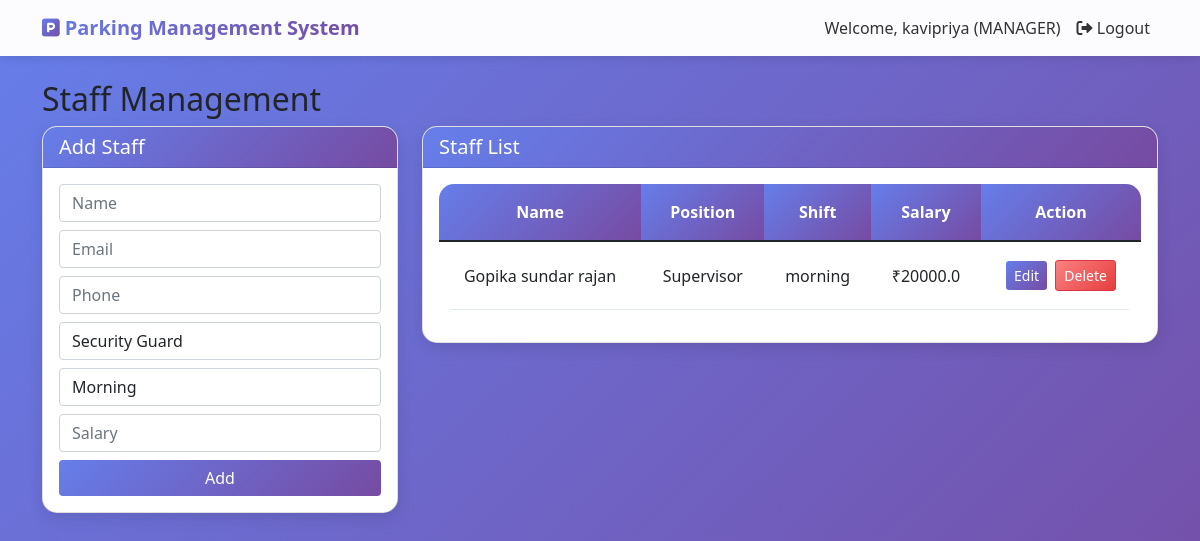
Screenshot of /manager/manage_staff (signed in) with the database file from the repository.
### models.py (models this page shows)
class User(UserMixin, db.Model):
    id = db.Column(db.Integer, primary_key=True)
    name = db.Column(db.String(100), nullable=False)
    email = db.Column(db.String(100), unique=True, nullable=False)
    phone = db.Column(db.String(15), nullable=False)
    password = db.Column(db.String(200), nullable=False)
    vehicle_number = db.Column(db.String(20), nullable=True)
    role = db.Column(db.String(30), default='user')
    created_at = db.Column(db.DateTime, default=datetime.utcnow)
    bookings = db.relationship('Booking', backref='user', lazy=True)
    manager_application = db.relationship('ManagerApplication', backref='user', uselist=False)

class Staff(db.Model):
    id = db.Column(db.Integer, primary_key=True)
    name = db.Column(db.String(100), nullable=False)
    email = db.Column(db.String(100), unique=True, nullable=False)
    phone = db.Column(db.String(15), nullable=False)
    position = db.Column(db.String(50), nullable=False)
    shift = db.Column(db.String(20), nullable=False)
    salary = db.Column(db.Float, nullable=False)
    joining_date = db.Column(db.DateTime, default=datetime.utcnow)
    status = db.Column(db.String(20), default='active')

### app.py (the view)
@app.route('/manager/manage_staff')
@login_required
def manage_staff():
    if current_user.role != 'manager':
        flash('Access denied!', 'danger')
        return redirect(url_for('user_dashboard'))
    staff_members = Staff.query.all()
    return render_template('manager/manage_staff.html', staff_members=staff_members)

### app.py (called while the page is built)
@login_manager.user_loader
def load_user(user_id):
    return User.query.get(int(user_id))

@app.context_processor
def utility_processor():
    return {'now': datetime.now}

### templates/manager/manage_staff.html
{% extends "base.html" %}
{% block content %}
<h2>Staff Management</h2>
<div class="row">
    <div class="col-md-4">
        <div class="card">
            <div class="card-header">
                <h5>Add Staff</h5>
            </div>
            <div class="card-body">
                <form method="POST" action="{{ url_for('add_staff') }}">
                    <div class="mb-2"><input type="text" name="name" placeholder="Name" class="form-control" required></div>
                    <div class="mb-2"><input type="email" name="email" placeholder="Email" class="form-control" required></div>
                    <div class="mb-2"><input type="tel" name="phone" placeholder="Phone" class="form-control" required></div>
                    <div class="mb-2">
                        <select name="position" class="form-control">
                            <option>Security Guard</option><option>Supervisor</option><option>Cleaner</option>
                        </select>
                    </div>
                    <div class="mb-2">
                        <select name="shift" class="form-control">
                            <option value="morning">Morning</option><option value="evening">Evening</option><option value="night">Night</option>
                        </select>
                    </div>
                    <div class="mb-2"><input type="number" name="salary" placeholder="Salary" class="form-control" required></div>
                    <button type="submit" class="btn btn-primary w-100">Add</button>
                </form>
            </div>
        </div>
    </div>
    <div class="col-md-8">
        <div class="card">
            <div class="card-header">
                <h5>Staff List</h5>
            </div>
            <div class="card-body">
                <table class="table">
                    <thead>
                        <tr>
                            <th>Name</th>
                            <th>Position</th>
                            <th>Shift</th>
                            <th>Salary</th>
                            <th>Action</th>
                        </tr>
                    </thead>
                    <tbody>
                        {% for staff in staff_members %}
                        <tr>
                            <td>{{ staff.name }}</td>
                            <td>{{ staff.position }}</td>
                            <td>{{ staff.shift }}</td>
                            <td>₹{{ staff.salary }}</td>
                            <td>
                                <a href="{{ url_for('edit_staff', staff_id=staff.id) }}"
                                   class="btn btn-primary btn-sm">Edit</a>
                                <a href="{{ url_for('delete_staff', staff_id=staff.id) }}"
                                   class="btn btn-danger btn-sm"
                                   onclick="return confirm('Delete this staff member?')">Delete</a>
                            </td>
                        </tr>
                        {% endfor %}
                    </tbody>
                </table>
            </div>
        </div>
    </div>
</div>
{% endblock %}

### templates/base.html (shortened to what this page needs)
<!DOCTYPE html>
<html lang="en">
<head>
    <link rel="stylesheet" href="{{ url_for('static', filename='css/style.css') }}">
    <link rel="stylesheet" href="https://cdnjs.cloudflare.com/ajax/libs/font-awesome/6.0.0/css/all.min.css">   <link href="https://cdn.jsdelivr.net/npm/bootstrap@5.1.3/dist/css/bootstrap.min.css" rel="stylesheet">
    <link rel="stylesheet" href="https://cdnjs.cloudflare.com/ajax/libs/font-awesome/6.0.0/css/all.min.css">
</head>
<body>
    <nav class="navbar navbar-expand-lg navbar-light">
        <div class="container">
            <a class="navbar-brand" href="/">
                <i class="fas fa-parking"></i> Parking Management System
            </a>
            <div class="collapse navbar-collapse" id="navbarNav">
                <ul class="navbar-nav ms-auto">
                    {% if current_user.is_authenticated %}
                        <li class="nav-item">
                            <span class="nav-link">Welcome, {{ current_user.name }} ({{ current_user.role|upper }})</span>
                        </li>
                        <li class="nav-item">
                            <a class="nav-link" href="{{ url_for('logout') }}">
                                <i class="fas fa-sign-out-alt"></i> Logout
                            </a>
                        </li>
                    {% endif %}
                </ul>
            </div>
        </div>
    </nav>
    <div class="container mt-4">
        {% block content %}{% endblock %}
    </div>
</body>
</html>

### static/css/style.css (style rules this page uses)
* { margin: 0; padding: 0; box-sizing: border-box; }
body { font-family: 'Poppins', 'Segoe UI', Tahoma, Geneva, Verdana, sans-serif; background: linear-gradient(135deg, #667eea 0%, #764ba2 100%); min-height: 100vh; overflow-x: hidden; }
.navbar { background: rgba(255, 255, 255, 0.98) !important; box-shadow: 0 2px 20px rgba(0, 0, 0, 0.1); backdrop-filter: blur(10px); padding: 1rem 0; }
.navbar-brand { font-size: 1.5rem; font-weight: bold; background: linear-gradient(135deg, #667eea 0%, #764ba2 100%); -webkit-background-clip: text; background-clip: text; color: transparent !important; transition: all 0.3s ease; }
.navbar-brand i { background: linear-gradient(135deg, #667eea 0%, #764ba2 100%); -webkit-background-clip: text; background-clip: text; color: transparent; }
.nav-link { color: #333 !important; font-weight: 500; transition: all 0.3s ease; position: relative; }
.nav-link::after { content: ''; position: absolute; width: 0; height: 2px; background: linear-gradient(135deg, #667eea 0%, #764ba2 100%); bottom: 0; left: 50%; transition: all 0.3s ease; }
.card { border: none; border-radius: 20px; box-shadow: 0 10px 40px rgba(0, 0, 0, 0.1); transition: all 0.3s ease; overflow: hidden; background: white; }
.card-header { background: linear-gradient(135deg, #667eea 0%, #764ba2 100%); color: white; border: none; padding: 1rem 1.5rem; font-weight: 600; }
.card-header h5, .card-header h3 { margin: 0; color: white; }
.card-body { padding: 1.5rem; }
.btn { border-radius: 50px; padding: 0.6rem 1.5rem; font-weight: 600; transition: all 0.3s ease; position: relative; overflow: hidden; }
.btn::before { content: ''; position: absolute; top: 50%; left: 50%; width: 0; height: 0; border-radius: 50%; background: rgba(255, 255, 255, 0.3); transform: translate(-50%, -50%); transition: width 0.6s, height 0.6s; }
.btn-primary { background: linear-gradient(135deg, #667eea 0%, #764ba2 100%); border: none; color: white; }
.btn-danger { background: linear-gradient(135deg, #fc8181 0%, #e53e3e 100%); border: none; }
.form-control, .form-select { border-radius: 10px; border: 2px solid #e2e8f0; padding: 0.7rem 1rem; transition: all 0.3s ease; font-size: 0.95rem; }
.table { border-radius: 15px; overflow: hidden; }
.table thead th { background: linear-gradient(135deg, #667eea 0%, #764ba2 100%); color: white; font-weight: 600; border: none; padding: 1rem; }
.table tbody tr { transition: all 0.3s ease; }
.table tbody td { padding: 1rem; vertical-align: middle; border-bottom: 1px solid #e2e8f0; }
.card, .dashboard-card, .alert { animation: fadeIn 0.6s ease; }
.table th, .table td { vertical-align:middle; text-align:center; }
.btn-sm { margin:2px; }
.card { box-shadow:0 2px 10px rgba(0,0,0,0.1); }

### templates/base.html (style rules this page uses)
body { background: linear-gradient(135deg, #667eea 0%, #764ba2 100%); min-height: 100vh; }
.navbar { background: rgba(255,255,255,0.95); box-shadow: 0 2px 10px rgba(0,0,0,0.1); }
.card { border-radius: 15px; box-shadow: 0 5px 15px rgba(0,0,0,0.1); transition: transform 0.3s; }
.btn-primary { background: linear-gradient(135deg, #667eea 0%, #764ba2 100%); border: none; }

### rows the page displays
User: name "kavipriya", role "MANAGER"
Staff: name "Gopika sundar rajan", position "Supervisor", shift "morning", salary "20000.0"
